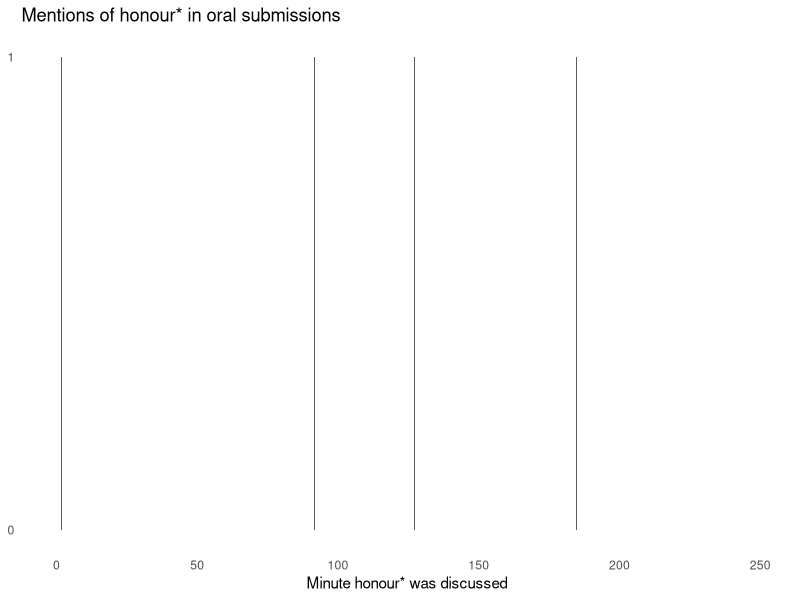

R code for this plot:
## ---- chunk 1
#| warning: false
library(officer) # automatically accessing word doc contents
library(stringr) # easy text handling
library(dplyr) # structuring general data handling
library(tidyr) # rearranging document structure
library(ggplot2) # an example graph
## ---- chunk 2
if(!file.exists("day1.csv")){
  day1_file <- read_docx("Justice Committee - Time Coded.docx")
  day1_content <- docx_summary(day1_file)
  write.csv(day1_content, file="day1.csv", row.names = FALSE)
}

day1 <- read.csv("day1.csv")
## ---- chunk 3
day1v2 <- day1 |> 
  mutate(isTime = str_detect(text, pattern = "[1234567890:]+-[1234567890:]+")) 
day1v2$isContent <- FALSE
day1v2$isContent[which(day1v2$isTime)+1] <- TRUE
day1v2 <- day1v2[day1v2$isTime | day1v2$isContent,]
day1v3 <- day1v2 |> 
  mutate(said = lead(text)) |> 
  filter(isTime) |> 
  separate(text, into=c("stamp1","stamp2"),sep = "-") |> 
  separate(stamp1, into=c("hour1","minute1", "second1"), sep=":",fill = "left",
           convert=TRUE) |> 
  separate(stamp2, into=c("hour2","minute2", "second2"), sep=":",fill = "left",
           convert=TRUE) |>
  mutate(hour1 = ifelse(is.na(hour1), 0, hour1),
         hour2 = ifelse(is.na(hour2), 0, hour2),
         minute_start = hour1*60 + minute1 + second1/60,
         minute_end = hour2*60 + minute2 + second2/60) |> 
  select(original_paragraph = doc_index, minute_start, minute_end,said)
## ---- chunk 4
honour_etc <- day1v3 |> 
  mutate(stemcount = str_count(tolower(said), "honour"))
ggplot(honour_etc, aes(ymax=stemcount, xmin=minute_start, xmax=minute_end)) +
  geom_rect(ymin=0) + theme_minimal() +
  labs(title="Mentions of honour* in oral submissions",
       x="Minute honour* was discussed") +
  theme(panel.grid = element_blank()) +
  scale_y_continuous(breaks=c(0,1))
  
## ---- chunk 5
if(!file.exists("day2.csv")){
  day1_file <- read_docx("Justice Committee - Time Coded - Morning session.docx")
  day1_content <- docx_summary(day1_file)
  write.csv(day1_content, file="day2.csv", row.names = FALSE)
}

day2 <- read.csv("day2.csv")
## ---- chunk 6
#using .1 as a code for morning only, .2 for afternoon, and .3 for full day, you might add the codes
day1$session <- 1.3
day2$session <- 2.1
